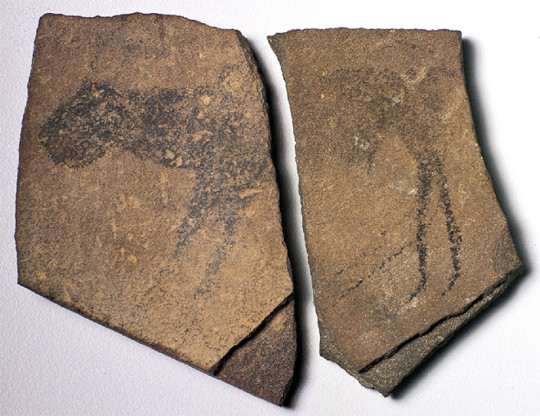
#> input picture images/artworks/001/01.png, 540 x 416 px
$ python -i rebuild-images-from-cleaned-pptx.py   (imports and definitions only)
#> lines starting #> are read from the running program, lines starting #| are printed output that depends on the picture
"""
Rebuild images/artworks + data/images.json from the cleaned pptx2md img folders.

Assumes the user already deleted unwanted extracts. For each CED work, take
existing image files referenced in that work's slide section (in order), up to
the notes-based required count.
"""

from __future__ import annotations

import json
import re
import shutil
from pathlib import Path
from urllib.parse import unquote

ROOT = Path(__file__).resolve().parents[1]
IMAGES_JSON = ROOT / "data" / "images.json"
ARTWORKS_JSON = ROOT / "data" / "artworks.json"
COUNTS_PATH = ROOT / "source" / "pptx-md" / "notes-image-counts.json"
OUT_DIR = ROOT / "images" / "artworks"

SOURCES = [
    {
        "md": ROOT / "source" / "pptx-md" / "unit-1" / "unit-1.md",
        "img_root": ROOT / "source" / "pptx-md" / "unit-1",
        "ced_range": range(1, 12),
        "label": "Unit 1 Global Prehistory PowerPoint",
    },
    {
        "md": ROOT / "source" / "pptx-md" / "unit-2" / "unit-2.md",
        "img_root": ROOT / "source" / "pptx-md" / "unit-2",
        "ced_range": range(12, 48),
        "label": "Unit 2 Ancient Mediterranean PowerPoint",
    },
    {
        "md": ROOT / "source" / "pptx-md" / "unit-3a" / "unit-3a.md",
        "img_root": ROOT / "source" / "pptx-md" / "unit-3a",
        "ced_range": range(48, 66),
        "label": "Unit 3 Early Europe & Colonial Americas PowerPoint (1 of 2)",
    },
    {
        "md": ROOT / "source" / "pptx-md" / "unit-3b" / "unit-3b.md",
        "img_root": ROOT / "source" / "pptx-md" / "unit-3b",
        "ced_range": range(66, 99),
        "label": "Unit 3 Early Europe & Colonial Americas PowerPoint (2 of 2)",
    },
]

HEADING_RE = re.compile(
    r"(?:^#\s*(\d{1,3})\.\s+(.+)$)|(?:(\d{1,3})\\\.\s+([A-Za-z][^<\n]*))",
    re.M,
)
IMG_RE = re.compile(r"!\[.*?\]\((.*?)\)")
ATTR_HINT_RE = re.compile(
    r"\b(?:bce|ce|century|c\.\s*\d|images?|oil|fresco|marble|limestone|"
    r"bronze|tempera|wood|stone|mosaic|manuscript|encaustic)\b",
    re.I,
)


# [65 lines left out: functions resolve_img, strip_markup, find_work_markers, collect_existing, ext_for, not called in this run]


def split_dual(path: Path) -> list[Path]:
#> called with path = '../images/artworks/001/01.png'
    from PIL import Image

    split_dir = ROOT / "source" / "pptx-md" / "_splits"
    split_dir.mkdir(parents=True, exist_ok=True)
    with Image.open(path) as im:
#> im is the input picture: PIL image 540x416 RGBA; mean R, G, B, A 161.7, 144.6, 131.4, 255
        rgb = im.convert("RGB")
        w, h = rgb.size
#> w = 540; h = 416
        mid = w // 2
#> mid = 270
        left = rgb.crop((0, 0, mid, h))
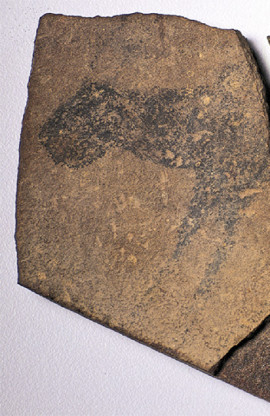
#> left: PIL image 270x416 RGB; mean R, G, B 160.1, 140.6, 128.5
        right = rgb.crop((mid, 0, w, h))
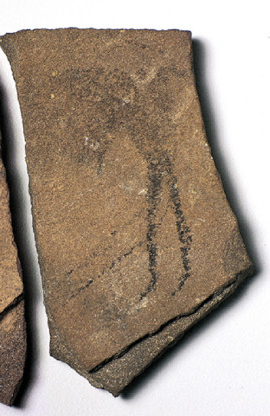
#> right: PIL image 270x416 RGB; mean R, G, B 163.3, 148.5, 134.2
#> (the run stopped early here; a loop or call above may not have finished)

$ run again, on images/artworks/005/01.png
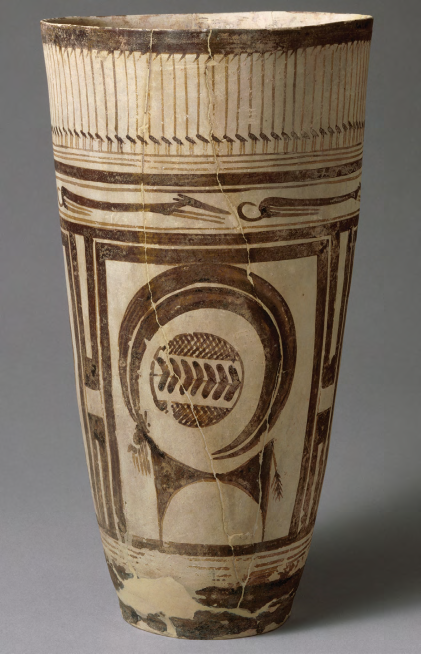
#> input picture images/artworks/005/01.png, 842 x 1307 px (shown at 1/2 size)
#> in split_dual, im is the input picture: PIL image 842x1307 RGBA; mean R, G, B, A 124.1, 110.9, 95.9, 255
#> in split_dual, `left = rgb.crop((0, 0, mid, h))`:
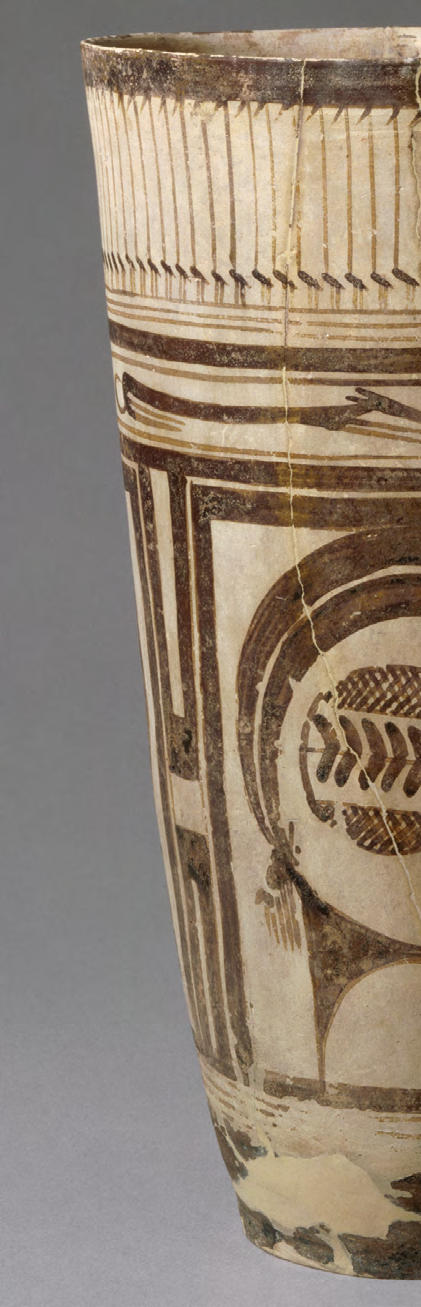
#> left: PIL image 421x1307 RGB; mean R, G, B 147.3, 133, 117.6
#> in split_dual, `right = rgb.crop((mid, 0, w, h))`:
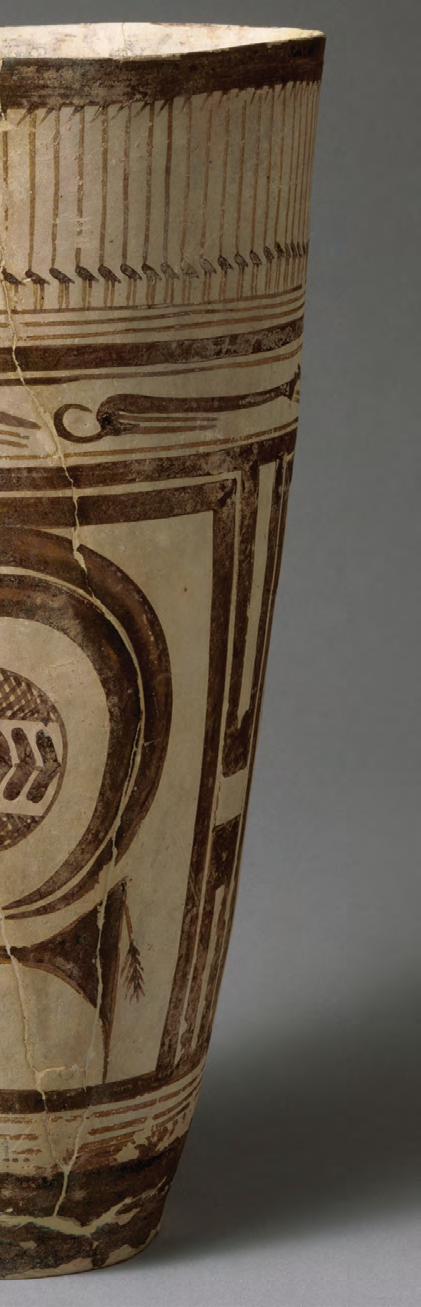
#> right: PIL image 421x1307 RGB; mean R, G, B 100.8, 88.8, 74.3

$ run again, on images/artworks/006/01.jpg
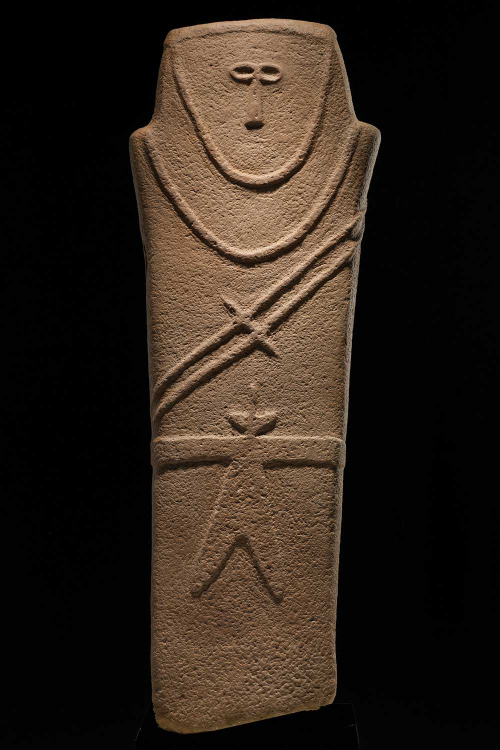
#> input picture images/artworks/006/01.jpg, 1000 x 1500 px (shown at 1/2 size)
#> in split_dual, im is the input picture: PIL image 1000x1500 RGB; mean R, G, B 44.5, 34.3, 25.8
#> in split_dual, `left = rgb.crop((0, 0, mid, h))`:
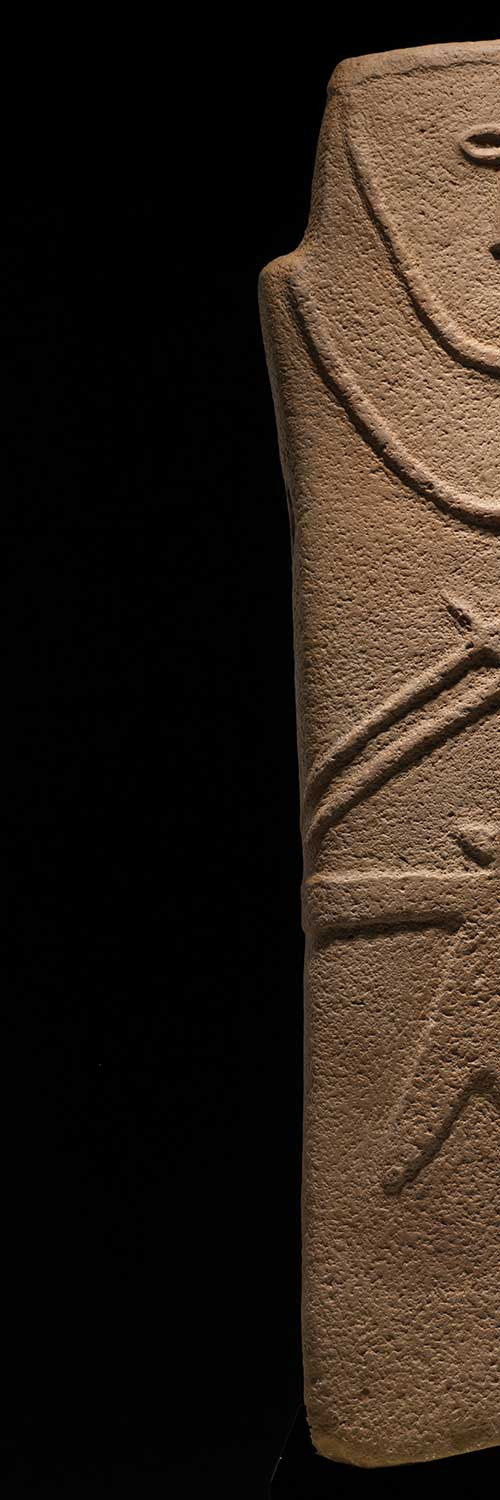
#> left: PIL image 500x1500 RGB; mean R, G, B 44.1, 33.6, 25
#> in split_dual, `right = rgb.crop((mid, 0, w, h))`:
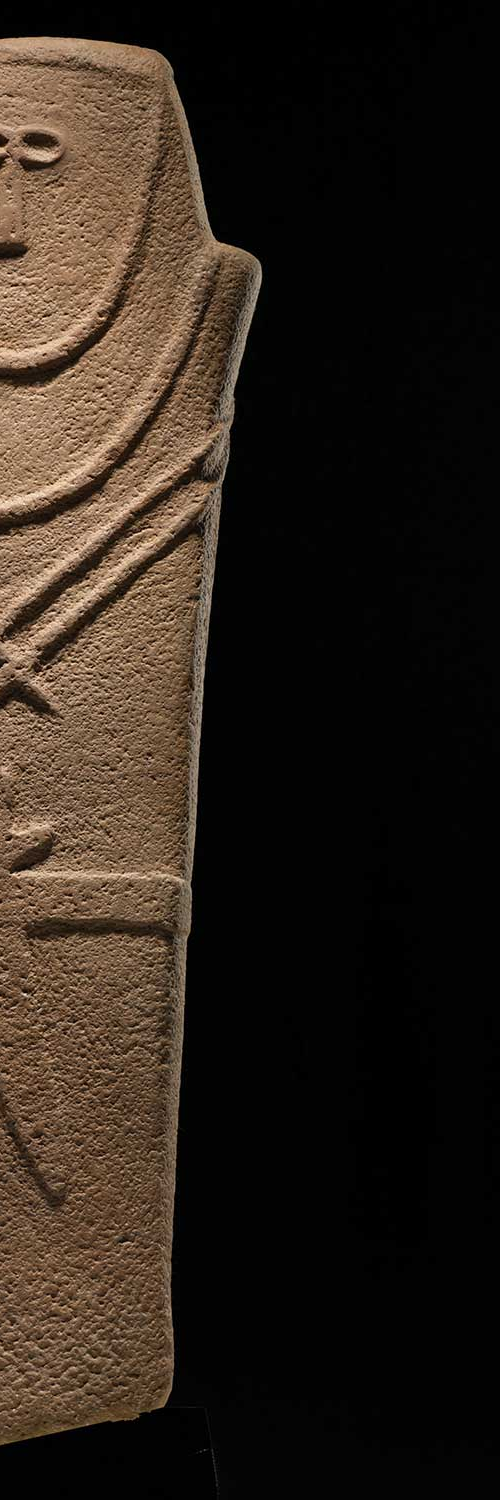
#> right: PIL image 500x1500 RGB; mean R, G, B 44.8, 35.1, 26.6

$ run again, on images/artworks/007/01.png
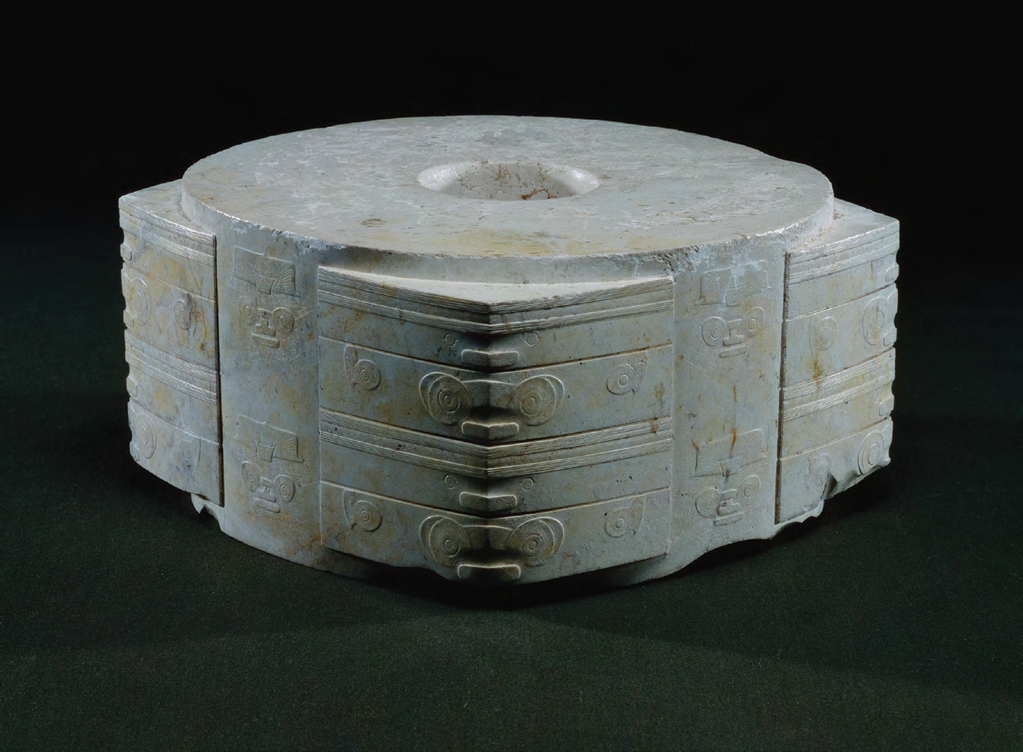
#> input picture images/artworks/007/01.png, 1023 x 752 px
#> in split_dual, im is the input picture: PIL image 1023x752 RGBA; mean R, G, B, A 60.8, 66.2, 62.4, 255
#> in split_dual, `left = rgb.crop((0, 0, mid, h))`:
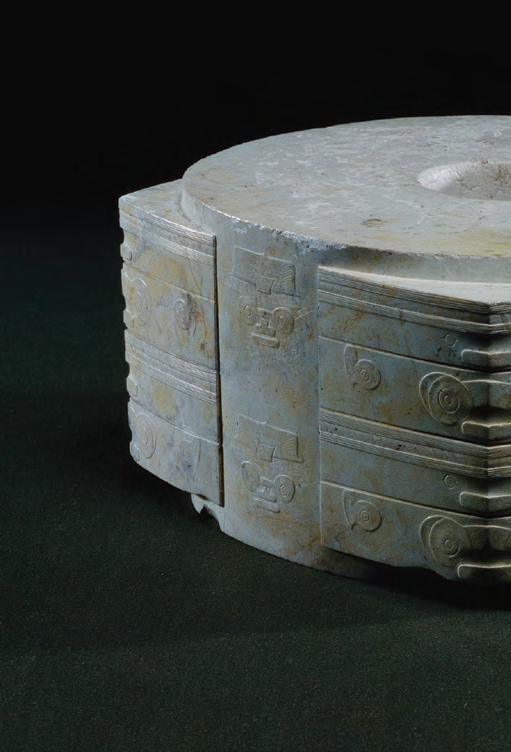
#> left: PIL image 511x752 RGB; mean R, G, B 57.6, 62.9, 59.2
#> in split_dual, `right = rgb.crop((mid, 0, w, h))`:
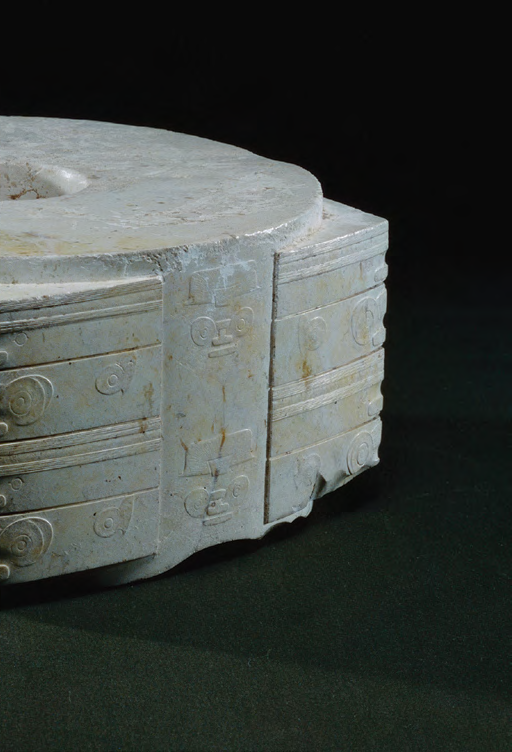
#> right: PIL image 512x752 RGB; mean R, G, B 63.9, 69.5, 65.5
